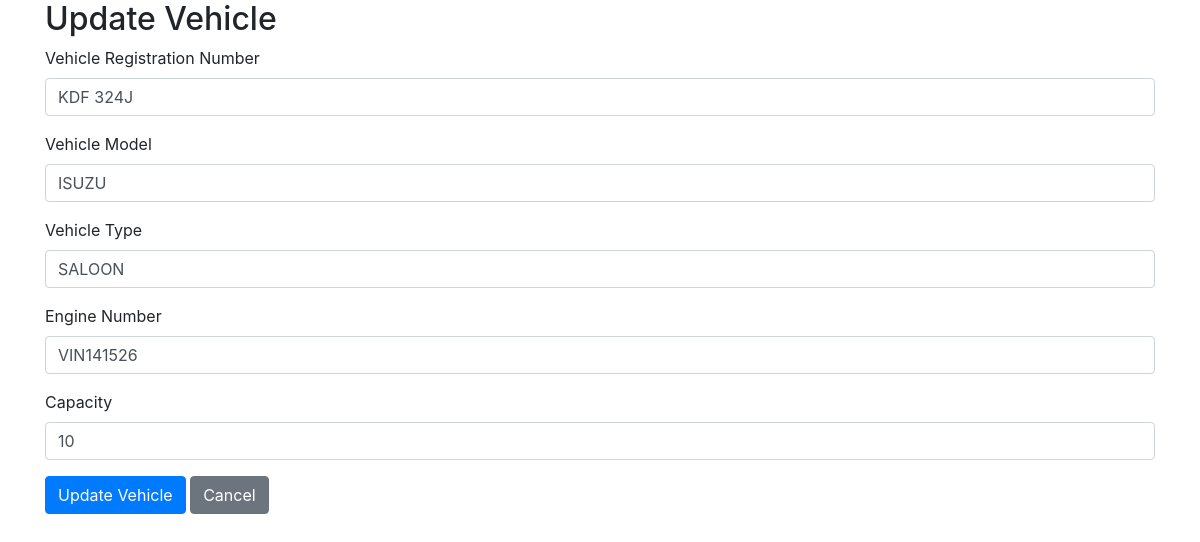
Page /update_vehicle.php?id=1 on the committed database.
### tables this page shows
CREATE TABLE `vehicles` (
  `id` int(100) NOT NULL,
  `vehicle_regno` varchar(100) NOT NULL,
  `vehicle_model` varchar(100) NOT NULL,
  `vehicle_type` varchar(100) NOT NULL,
  `engine_number` varchar(100) NOT NULL,
  `capacity` int(255) NOT NULL
);

### update_vehicle.php (the view, shortened to what this page needs)
<?php
include 'connection.php';
$vehicle = null;
if (isset($_GET['id'])) {
    $id = $_GET['id'];
    $stmt = $conn->prepare("SELECT * FROM vehicles WHERE id = ?");
    $stmt->bind_param("i", $id);
    $stmt->execute();
    $result = $stmt->get_result();
    $vehicle = $result->fetch_assoc();
}
?>
<!DOCTYPE html>
<html lang="en">
<head>
    <link rel="stylesheet" href="https://stackpath.bootstrapcdn.com/bootstrap/4.5.2/css/bootstrap.min.css">
</head>
<body>
    <div class="container">
        <h2>Update Vehicle</h2>
        <form action="update_vehicle.php?id=<?= $vehicle['id'] ?>" method="POST">
            <div class="form-group">
                <label for="vehicle_regno">Vehicle Registration Number</label>
                <input type="text" class="form-control" id="vehicle_regno" name="vehicle_regno" value="<?= htmlspecialchars($vehicle['vehicle_regno']) ?>" required>
            </div>
            <div class="form-group">
                <label for="vehicle_model">Vehicle Model</label>
                <input type="text" class="form-control" id="vehicle_model" name="vehicle_model" value="<?= htmlspecialchars($vehicle['vehicle_model']) ?>" required>
            </div>
            <div class="form-group">
                <label for="vehicle_type">Vehicle Type</label>
                <input type="text" class="form-control" id="vehicle_type" name="vehicle_type" value="<?= htmlspecialchars($vehicle['vehicle_type']) ?>" required>
            </div>
            <div class="form-group">
                <label for="engine_number">Engine Number</label>
                <input type="tel" class="form-control" id="engine_number" name="engine_number" value="<?= htmlspecialchars($vehicle['engine_number']) ?>" required>
            </div>
            <div class="form-group">
                <label for="capacity">Capacity</label>
                <input type="text" class="form-control" id="capacity" name="capacity" value="<?= htmlspecialchars($vehicle['capacity']) ?>" required>
            </div>
            <button type="submit" class="btn btn-primary">Update Vehicle</button>
            <a href="add_vehicle.php" class="btn btn-secondary">Cancel</a>
        </form>
    </div>
</body>
</html>

### rows in the picture
vehicles: vehicle_regno "KDF 324J", vehicle_model "ISUZU", vehicle_type "SALOON", engine_number "VIN141526", capacity "10"
